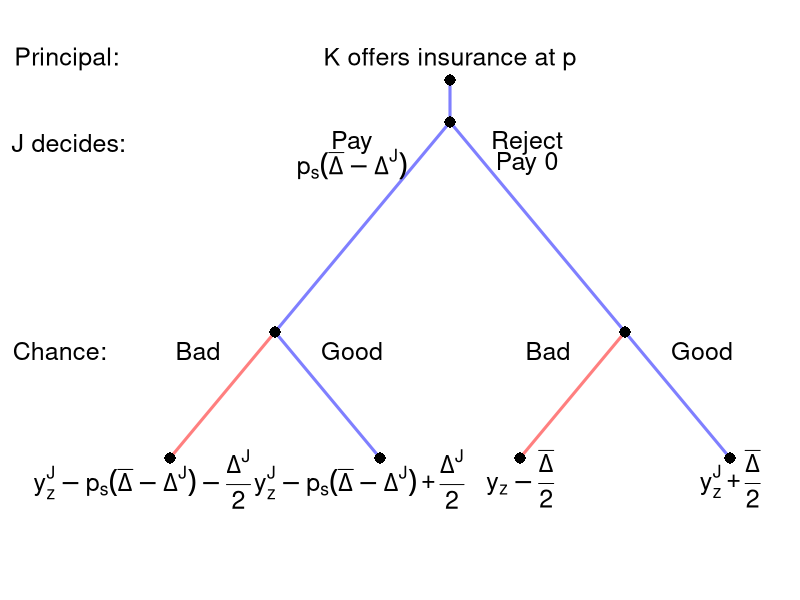

The R source for this figure:
#' Graph Designer: Simon Halliday, Scott Cohn
#' Authors: Bowles and Halliday
#' Title: Coordination, Conflict and Competition: A Text in Microeconomics

library(shape)
pdf(file = "risk/sequential_risk.pdf", width = 9, height = 7)

#Set parameters for graphics
axislabelsize <- 1.5
labelsize <- 2
actionlabelsize <- 1.5
graphlinewidth <- 3
segmentlinewidth <- 2
nodesize <- 1.5

COL <- c("#7fc97f", "#beaed4", "#fdc086", "#ffff99", "#386cb0", "#f0027f", "#bf5b17", "#666666")
COLA <- c("#99d8c9","#66c2a4","#41ae76", "#238b45", "#005824")
COLB <- c("#4eb3d3", "#2b8cbe", "#0868ac","#084081")

par(mar =  c(5, 5, 4, 0))

xlims <- c(0, 10)
ylims <- c(0, 10)

npts <- 501 
x <- seq(xlims[1], xlims[2], length.out = npts)
y <- seq(ylims[1], ylims[2], length.out = npts) 

plot(0, 0, xlim = xlims, ylim = ylims, type = "n",
     xlab = expression(paste("")),
     ylab = expression(paste("")), 
     xaxt = "n", 
     yaxt = "n", 
     cex.lab = axislabelsize, 
     bty = "n",
     xaxs="i", 
     yaxs="i")

ticksy <- seq(from = 0, to = ylims[2], by = 2)
ylabels <- seq(from = 0, to = ylims[2], by = 2)
ticksx <- seq(from = 0, to = xlims[2], by = 2)
xlabels <- seq(from = 0, to = xlims[2], by = 2)

#Branches for Agent
segments(5, 9, 5, 10, lty = 1, col = rgb(0, 0, 1, 0.5), lwd = graphlinewidth, xpd = TRUE)
#Fish 10
segments(5, 9, 2.5, 4, lty = 1, col = rgb(0, 0, 1, 0.5), lwd = graphlinewidth)
segments(2.5, 4, 1, 1, lty = 1, col = rgb(1, 0, 0, 0.5), lwd = graphlinewidth)

#Fish 12
segments(5, 9, 9, 1, lty = 1, col = rgb(0, 0, 1, 0.5), lwd = graphlinewidth)

#Branches for Agent
#From Aram Fishing 10
#Bina fishes 10
segments(7.5, 4, 6, 1, lty = 1, col = rgb(1, 0, 0, 0.5), lwd = graphlinewidth)
#Bina fishes 12
segments(2.5, 4, 4, 1, lty = 1, col = rgb(0, 0, 1, 0.5), lwd = graphlinewidth)

#From Aram fishing 12
#Bina fishes 10
#segments(7.5, 5, 6, 1, lty = 1, col = rgb(1, 0, 0, 0.5), lwd = graphlinewidth)


#Bina fishes 12
#segments(7.5, 5, 9, 1, lty = 1, col = rgb(1, 0, 0, 0.5), lwd = graphlinewidth)

#Initial node
points(5, 10, pch = 16, col = "black", cex = nodesize, xpd = TRUE)
points(5, 9, pch = 16, col = "black", cex = nodesize)

#P1 Nodes
points(2.5, 4, pch = 16, col = "black", cex = nodesize)
points(7.5, 4, pch = 16, col = "black", cex = nodesize) 

#P2 Terminal Nodes
points(1, 1, pch = 16, col = "black", cex = nodesize)
points(4, 1, pch = 16, col = "black", cex = nodesize)
points(6, 1, pch = 16, col = "black", cex = nodesize)
points(9, 1, pch = 16, col = "black", cex = nodesize)

text(-0.475, 10.5, expression(paste("Principal:")), cex = actionlabelsize, xpd = TRUE)
text(5, 10.5, expression(paste("K offers insurance at ", p)), cex = actionlabelsize, xpd = TRUE)
#text(5, 10.55, expression(paste("and wage, ", w)), cex = actionlabelsize, xpd = TRUE)

text(-0.45, 8.5, expression(paste("J decides:")), cex = actionlabelsize, xpd = TRUE)

text(3.6, 8.5, expression(paste("Pay")), cex = actionlabelsize)
text(3.6, 8.0, expression(paste(p[s](bar(Delta) - Delta^J))), cex = actionlabelsize)


text(6.1, 8.5, expression(paste("Reject")), cex = actionlabelsize)
text(6.1, 8.0, expression("Pay 0"), cex = actionlabelsize)

#text(-0.575, 6.15, expression(paste("Chance:")), cex = actionlabelsize, xpd = TRUE)

# text(2.2, 6.15-0.5, expression(paste("Worker is")), cex = actionlabelsize)
# text(2.2, 5.7-0.5, expression(paste("terminated")), cex = actionlabelsize)
# text(2.2, 5.25-0.5, expression(paste((t))), cex = actionlabelsize)

text(-0.575, 3.55, expression(paste("Chance:")), cex = actionlabelsize, xpd = TRUE)

text(1.4, 3.55, expression(paste("Bad")), cex = actionlabelsize)
text(3.6, 3.55, expression(paste("Good")), cex = actionlabelsize)
text(6.4, 3.55, expression(paste("Bad")), cex = actionlabelsize)
text(8.6, 3.55, expression(paste("Good")), cex = actionlabelsize)



#Payoffs 
text(0.6, .5, expression(y[z]^J - p[s](bar(Delta) - Delta^J) - frac(Delta^J, 2)), cex = actionlabelsize, xpd = TRUE)
text(3.7, .5, expression(y[z]^J - p[s](bar(Delta) - Delta^J) + frac(Delta^J, 2)), cex = actionlabelsize, xpd = TRUE)
text(6, .5, expression(y[z] - frac(bar(Delta), 2)), cex = actionlabelsize, xpd = TRUE)
text(9, .5, expression(y[z]^J + frac(bar(Delta), 2)), cex = actionlabelsize, xpd = TRUE)

dev.off()
